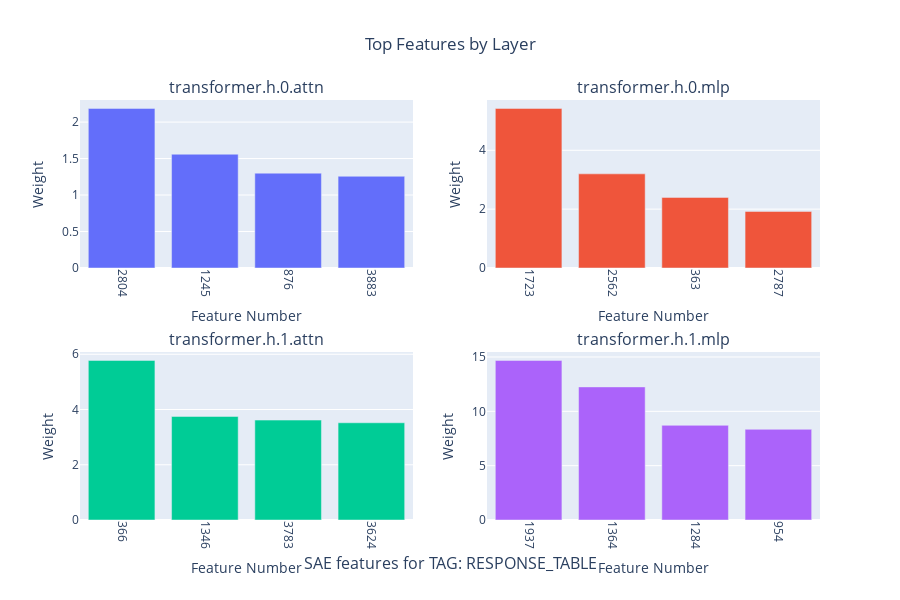

Notebook cell for this chart:
### Code cell
plot_layer_features(sorted_weights, tag, top_n=4)

### Figure 1 — Plotly figure (JSON) as saved in the notebook; plotly's stock layout.template omitted (floating-point values rounded to 4 significant figures)
{"data": [{"name": "transformer.h.0.attn", "type": "bar", "x": ["2804", "1245", "876", "3883"], "xaxis": "x", "y": [2.188, 1.56, 1.3, 1.257], "yaxis": "y"}, {"name": "transformer.h.0.mlp", "type": "bar", "x": ["1723", "2562", "363", "2787"], "xaxis": "x2", "y": [5.424, 3.199, 2.4, 1.923], "yaxis": "y2"}, {"name": "transformer.h.1.attn", "type": "bar", "x": ["366", "1346", "3783", "3624"], "xaxis": "x3", "y": [5.778, 3.749, 3.617, 3.52], "yaxis": "y3"}, {"name": "transformer.h.1.mlp", "type": "bar", "x": ["1937", "1364", "1284", "954"], "xaxis": "x4", "y": [14.69, 12.25, 8.714, 8.348], "yaxis": "y4"}], "layout": {"annotations": [{"font": {"size": 16}, "showarrow": false, "text": "transformer.h.0.attn", "x": 0.225, "xanchor": "center", "xref": "paper", "y": 1, "yanchor": "bottom", "yref": "paper"}, {"font": {"size": 16}, "showarrow": false, "text": "transformer.h.0.mlp", "x": 0.775, "xanchor": "center", "xref": "paper", "y": 1, "yanchor": "bottom", "yref": "paper"}, {"font": {"size": 16}, "showarrow": false, "text": "transformer.h.1.attn", "x": 0.225, "xanchor": "center", "xref": "paper", "y": 0.4, "yanchor": "bottom", "yref": "paper"}, {"font": {"size": 16}, "showarrow": false, "text": "transformer.h.1.mlp", "x": 0.775, "xanchor": "center", "xref": "paper", "y": 0.4, "yanchor": "bottom", "yref": "paper"}, {"font": {"size": 16}, "showarrow": false, "text": "SAE features for TAG: RESPONSE_TABLE", "x": 0.5, "xanchor": "center", "xref": "paper", "y": 0, "yanchor": "top", "yref": "paper", "yshift": -30}], "height": 600, "showlegend": false, "title": {"text": "Top Features by Layer", "x": 0.5}, "xaxis": {"anchor": "y", "autorange": true, "domain": [0, 0.45], "range": [-0.5, 3.5], "tickangle": 90, "title": {"text": "Feature Number"}, "type": "category"}, "xaxis2": {"anchor": "y2", "autorange": true, "domain": [0.55, 1], "range": [-0.5, 3.5], "tickangle": 90, "title": {"text": "Feature Number"}, "type": "category"}, "xaxis3": {"anchor": "y3", "autorange": true, "domain": [0, 0.45], "range": [-0.5, 3.5], "tickangle": 90, "title": {"text": "Feature Number"}, "type": "category"}, "xaxis4": {"anchor": "y4", "autorange": true, "domain": [0.55, 1], "range": [-0.5, 3.5], "tickangle": 90, "title": {"text": "Feature Number"}, "type": "category"}, "yaxis": {"anchor": "x", "autorange": true, "domain": [0.6, 1], "range": [0, 2.303], "title": {"text": "Weight"}, "type": "linear"}, "yaxis2": {"anchor": "x2", "autorange": true, "domain": [0.6, 1], "range": [0, 5.709], "title": {"text": "Weight"}, "type": "linear"}, "yaxis3": {"anchor": "x3", "autorange": true, "domain": [0, 0.4], "range": [0, 6.083], "title": {"text": "Weight"}, "type": "linear"}, "yaxis4": {"anchor": "x4", "autorange": true, "domain": [0, 0.4], "range": [0, 15.46], "title": {"text": "Weight"}, "type": "linear"}}}
